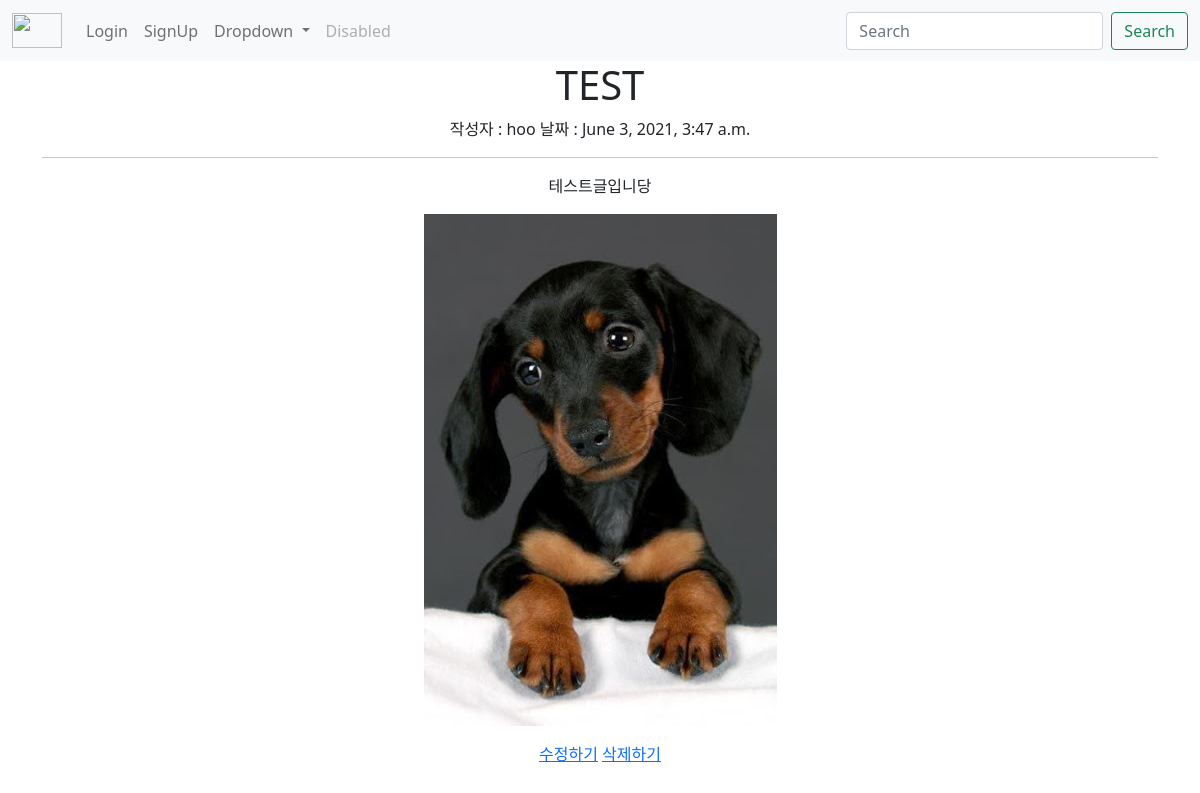
/blog/19, run on the app's committed database.
### blog/models.py (models this page shows, shortened)
class Blog(models.Model):
    title = models.CharField(max_length = 200)
    writer = models.CharField(max_length = 100)
    pub_date =  models.DateTimeField()
    body = models.TextField()
    image = models.ImageField(upload_to = 'blog/', blank=True, null=True)

### blog/views.py (the view)
# urls.py: path('<str:id>', detail, name="detail"),
def detail(request, id):
    blog = get_object_or_404(Blog, pk = id)
    return render(request, 'detail.html', {'blog' : blog})

### blog/templates/detail.html
{%extends 'base.html'%}
{%block content%}
<body>
    <h1>{{blog.title}}</h1>
    <div>
        작성자 : {{blog.writer}}
        날짜 : {{blog.pub_date}}
    </div>
    <hr>
    <p>{{blog.body}}</p>
    {%if blog.image%}
    <p><img src="{{blog.image.url}}" alt=""></p>
    {%endif%}
    <a href="{% url 'edit' blog.id %}">수정하기</a>
    <a href="{% url 'delete' blog.id %}">삭제하기</a>
</body>
</html>
{%endblock%}

### lionproject/templates/base.html (style rules this page uses)
body { text-align: center; }

### data on the page
Blog: title "TEST", writer "hoo", pub_date "June 3, 2021, 3:47 a.m.", body "테스트글입니당", image (picture)
